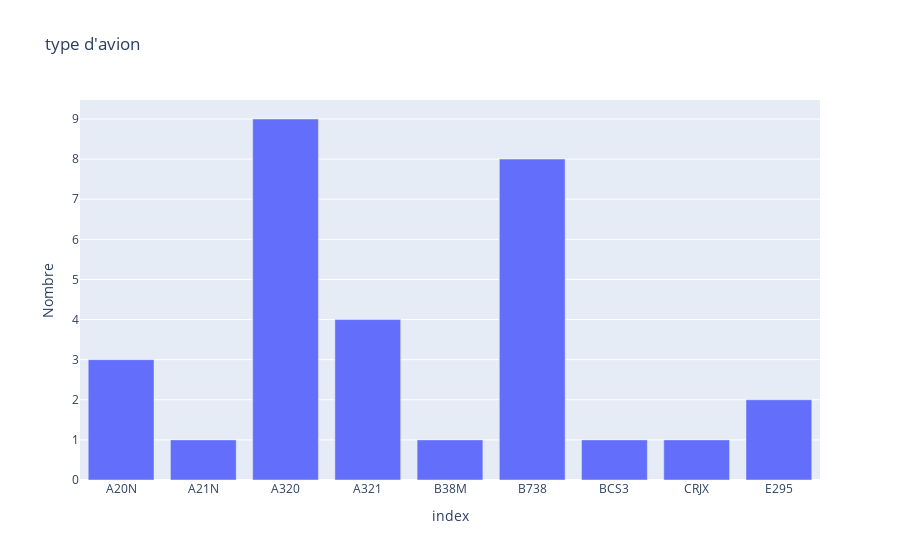

The code cell stored with this chart in its notebook:
### Code cell
df_aircraft=pd.DataFrame(index=filtered_df['aircraft_icao'].unique(), columns=['Nombre'])
for i in filtered_df['aircraft_icao'].unique():
    df_aircraft.loc[i, 'Nombre']=filtered_df['aircraft_icao'].where(filtered_df['aircraft_icao']==i).count()
    df_aircraft=df_aircraft.sort_index()
'''
Exemple de graph très rapidement sortable avec plotly
On peut cliquer sur la légende à droite pour afficher/cacher des objets
'''
fig = px.bar(
    data_frame=df_aircraft,
    y='Nombre',
    x=df_aircraft.index,
    title="type d'avion"

)
fig.show()

### Figure 1 — Plotly figure (JSON) as saved in the notebook; plotly's stock layout.template omitted (floating-point values rounded to 4 significant figures)
{"data": [{"alignmentgroup": "True", "hovertemplate": "index=%{x}<br>Nombre=%{y}<extra></extra>", "legendgroup": "", "marker": {"color": "#636efa", "pattern": {"shape": ""}}, "name": "", "offsetgroup": "", "orientation": "v", "showlegend": false, "textposition": "auto", "type": "bar", "x": ["A20N", "A21N", "A320", "A321", "B38M", "B738", "BCS3", "CRJX", "E295"], "xaxis": "x", "y": [3, 1, 9, 4, 1, 8, 1, 1, 2], "yaxis": "y"}], "layout": {"barmode": "relative", "legend": {"tracegroupgap": 0}, "title": {"text": "type d'avion"}, "xaxis": {"anchor": "y", "domain": [0, 1], "title": {"text": "index"}}, "yaxis": {"anchor": "x", "domain": [0, 1], "title": {"text": "Nombre"}}}}
